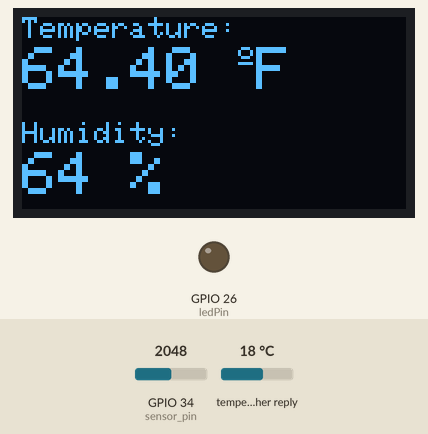
The sketch below on a simulated ESP32. Parts: 128×64 one-colour display, output pins drawn as LEDs (lit = HIGH). Inputs (shaded band) come from the test bench; at power-on: temperature in the weather reply 18 °C, GPIO 34 (sensor_pin) = 2048. WiFi joins after 1.5 s; servers stay silent unless stated; uploads are accepted with an empty reply; web services answer with replies made up by the test bench; what the sketch prints to the serial monitor is not drawn.

Above: at 10.8 s.
10.9 s: temperature in the weather reply set to -14 °C
At 22.1 s:
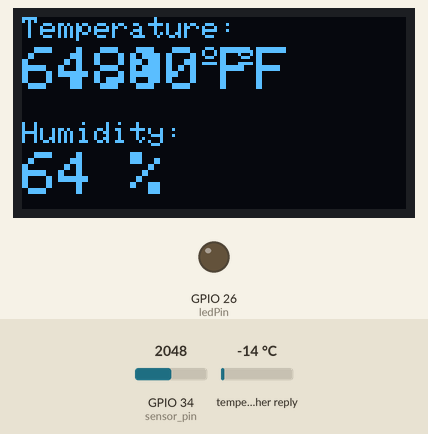
22.4 s: GPIO 34 (sensor_pin) set to 988
32.8 s: GPIO 34 (sensor_pin) set to 889
At 42.8 s:
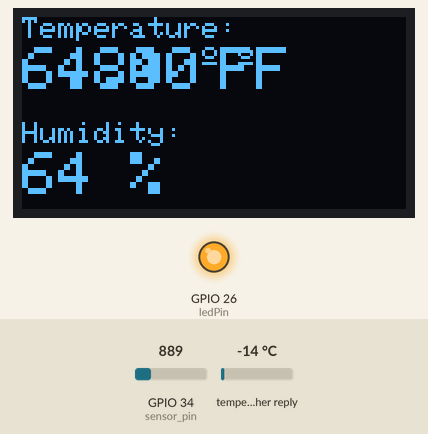
43.7 s: temperature in the weather reply set to -1 °C
At 53.7 s:
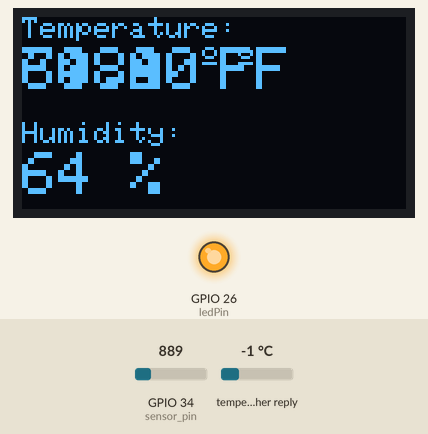
65.0 s: temperature in the weather reply set to 14 °C
At 75.4 s:
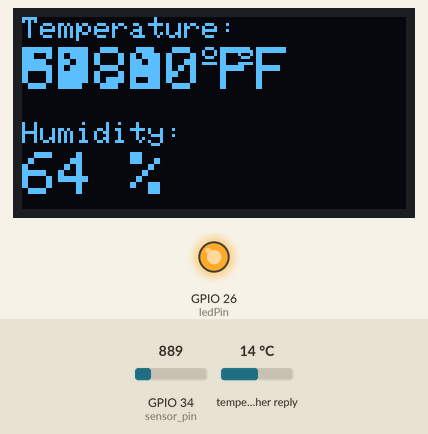
Timing chart, 0 to 76.8 s (numbered marks = the images above; inputs shaded):
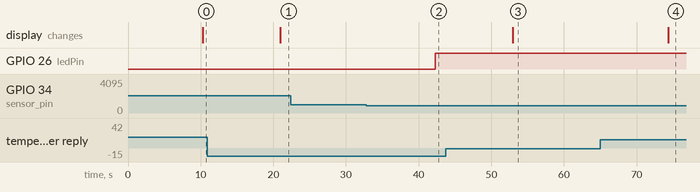

Measured:
- the behaviour switches between 960 and 959 on GPIO 34 (sensor_pin) (found by bisection; images 1 and 2)
- after the input at 10.9 s, the display: changes after 10.0 s (image 1)
- after the input at 22.4 s, every drawn part: stays the same
- after the input at 32.8 s, GPIO 26 (ledPin): LOW → HIGH after 9.5 s
- after the input at 43.7 s, the display: changes after 9.3 s (image 3)
- after the input at 65.0 s, the display: changes after 9.3 s (image 4)

The sketch:

finalCode.ino
```cpp
/*
  Project help from: https://RandomNerdTutorials.com/esp32-http-get-open-weather-map-thingspeak-arduino/ courtesy of Rui Santos
  His parts are getting the json file from weather map API
*/

#ifdef ESP32
  #include <WiFi.h>
  #include <HTTPClient.h>
#endif

#include <Wire.h>
//#include <Adafruit_Sensor.h>
//#include <Adafruit_BME280.h>
#include <Arduino_JSON.h>
#include <Adafruit_GFX.h>
#include <Adafruit_SSD1306.h>
//#include <Adafruit_Sensor.h>
//#include <DHT.h>
//#include <OneWire.h>
//#include <DallasTemperature.h>
#include "ESP32_MailClient.h"

#define SCREEN_WIDTH 128 // OLED display width, in pixels
#define SCREEN_HEIGHT 64 // OLED display height, in pixels

Adafruit_SSD1306 display(SCREEN_WIDTH, SCREEN_HEIGHT, &Wire, -1);

const char* serverNameThingspeak = "http://api.thingspeak.com/update";
String apiKey = "SIGKEDTCZRD4RW9H";


const char* ssid = "yaten";
const char* password = "9165433476";
const int ledPin = 26;
//Your Domain name with URL path or IP address with path
const char* serverName = "http://10.0.0.6/esp-post-data.php";
String openWeatherMapApiKey = "54e1767413527964af2fd5af043b2436";


// Keep this API Key value to be compatible with the PHP code provided in the project page.
// If you change the apiKeyValue value, the PHP file /esp-post-data.php also needs to have the same key
String apiKeyValue = "tPmAT5Ab3j7F9";
String sensorName = "Soil Moisture";
String sensorLocation = "Lincoln CA";
int sensor_pin = 34;
int value ;

/*#include <SPI.h>
#define BME_SCK 18
#define BME_MISO 19
#define BME_MOSI 23
#define BME_CS 5*/

#define SEALEVELPRESSURE_HPA (1013.25)

//Adafruit_BME280 bme;  // I2C
//Adafruit_BME280 bme(BME_CS);  // hardware SPI
//Adafruit_BME280 bme(BME_CS, BME_MOSI, BME_MISO, BME_SCK);  // software SPI

// the following variables are unsigned longs because the time, measured in
// milliseconds, will quickly become a bigger number than can be stored in an int.
unsigned long lastTime = 0;
// Timer set to 10 minutes (600000)
//unsigned long timerDelay = 600000;
// Set timer to 30 seconds (30000)
unsigned long timerDelay = 10000;
String jsonBuffer;
SMTPData data;
/*
String sendEmail(char *subject, char *sender, char *body, char *recipient, boolean htmlFormat) {
  data.setLogin(GMAIL_SMTP_SEVER, GMAIL_SMTP_PORT, GMAIL_SMTP_USERNAME, GMAIL_SMTP_PASSWORD);
  data.setSender(sender, GMAIL_SMTP_USERNAME);
  data.setSubject(subject);
  data.setMessage(body, htmlFormat);
  data.addRecipient(recipient);
  if (!MailClient.sendMail(data))
    return MailClient.smtpErrorReason();

  return "";
}
*/

void setup() {
  pinMode (ledPin, OUTPUT);
  Serial.begin(115200);

  if(!display.begin(SSD1306_SWITCHCAPVCC, 0x3C)) {
    Serial.println(F("SSD1306 allocation failed"));
    for(;;);
  }
  delay(2000);
  display.clearDisplay();
  display.setTextColor(WHITE);

  WiFi.begin(ssid, password);
  Serial.println("Connecting");
  while(WiFi.status() != WL_CONNECTED) {
    delay(500);
    Serial.print(".");
  }
  Serial.println("");
  Serial.print("Connected to WiFi network with IP Address: ");
  Serial.println(WiFi.localIP());
  /*
  // (you can also pass in a Wire library object like &Wire2)
  bool status = bme.begin(0x76);
  if (!status) {
    Serial.println("Could not find a valid BME280 sensor, check wiring or change I2C address!");
    while (1);
  }

  Serial.println("Timer set to 30 seconds (timerDelay variable), it will take 30 seconds before publishing the first reading.");
  */
}

void loop() {
  //Send an HTTP POST request every 10 minutes
  if ((millis() - lastTime) > timerDelay) {
    //Check WiFi connection status
    if(WiFi.status()== WL_CONNECTED){
      HTTPClient http;
      String serverPath = "http://api.openweathermap.org/data/2.5/weather?id=5366375&appid=54e1767413527964af2fd5af043b2436";
      jsonBuffer = httpGETRequest(serverPath.c_str());
      Serial.println(jsonBuffer);
      JSONVar myObject = JSON.parse(jsonBuffer);

      // JSON.typeof(jsonVar) can be used to get the type of the var
      if (JSON.typeof(myObject) == "undefined") {
        Serial.println("Parsing input failed!");
        return;
      }
      value= analogRead(sensor_pin);
      value = map(value,0,3200,0,100);

      if(value < 30) {
        digitalWrite (ledPin, HIGH);
      } else  {
        digitalWrite (ledPin, LOW);
      }

      String value_str = String(value);

      // Your Domain name with URL path or IP address with path
      http.begin(serverName);

      // Specify content-type header
      http.addHeader("Content-Type", "application/x-www-form-urlencoded");
      String temperature = JSON.stringify(myObject["main"]["temp"]);
      float tempFahr = temperature.toFloat();
      tempFahr = tempFahr - 273.15;
      tempFahr = (tempFahr*(9.0/5.0)) + 32;
      temperature = String(tempFahr);
      /*
      if (tempFahr < 50.0) {
        sprintf(body, "<h2>Too Cold, Protect Plants</h2><br/><p><b>Temperature (°C)</b>: <font color='red'>%.2f</font></p><br/><p><b>Humidity (%)</b>: <font color='blue'>%.2f</font></p>", temperature, JSON.stringify(myObject["main"]["humidity"]));
        String result = sendEmail("Sensor data", "ESP32", body, "gtemp962@gmail.com", true);
      }
      */

        // display temperature
      display.setTextSize(1);
      display.setCursor(0,0);
      display.print("Temperature: ");
      display.setTextSize(2);
      display.setCursor(0,10);
      display.print(tempFahr);
      display.print(" ");
      display.setTextSize(1);
      display.cp437(true);
      display.write(167);
      display.setTextSize(2);
      display.print("F");

      // display humidity
      display.setTextSize(1);
      display.setCursor(0, 35);
      display.print("Humidity: ");
      display.setTextSize(2);
      display.setCursor(0, 45);
      display.print(JSON.stringify(myObject["main"]["humidity"]));
      display.print(" %");

      display.display();

      Serial.print("tempFahr");
      Serial.println(tempFahr);

      // Prepare your HTTP POST request data
      String httpRequestData = "api_key=" + apiKeyValue + "&sensor=" + sensorName
                            + "&location=" + sensorLocation + "&value1=" + temperature
                            + "&value2=" + JSON.stringify(myObject["main"]["humidity"])
                            + "&value3=" + JSON.stringify(myObject["main"]["pressure"]) +
                            "&value4=" + value_str + "&value5=" + JSON.stringify(myObject["wind"]["speed"]) + "";
      Serial.print("httpRequestData: ");
      Serial.println(httpRequestData);

      // You can comment the httpRequestData variable above
      // then, use the httpRequestData variable below (for testing purposes without the BME280 sensor)
      //String httpRequestData = "api_key=tPmAT5Ab3j7F9&sensor=BME280&location=Office&value1=24.75&value2=49.54&value3=1005.14";

      // Send HTTP POST request
      int httpResponseCode = http.POST(httpRequestData);

      // If you need an HTTP request with a content type: text/plain
      //http.addHeader("Content-Type", "text/plain");
      //int httpResponseCode = http.POST("Hello, World!");

      // If you need an HTTP request with a content type: application/json, use the following:
      //http.addHeader("Content-Type", "application/json");
      //int httpResponseCode = http.POST("{\"value1\":\"19\",\"value2\":\"67\",\"value3\":\"78\"}");

      if (httpResponseCode>0) {
        Serial.print("HTTP Response code: ");
        Serial.println(httpResponseCode);
      }
      else {
        Serial.print("Error code: ");
        Serial.println(httpResponseCode);
      }
      // Free resources
      http.end();
      http.begin(serverNameThingspeak);
      http.addHeader("Content-Type", "application/x-www-form-urlencoded");
      httpRequestData = "api_key=" + apiKey + "&field1=" + temperature;
      httpResponseCode = http.POST(httpRequestData);
      http.end();
      Serial.print("HTTP Response code: ");
      Serial.println(httpResponseCode);
    }
    else {
      Serial.println("WiFi Disconnected");
    }
    lastTime = millis();


  }
}

String httpGETRequest(const char* serverName) {
  HTTPClient http;

  // Your IP address with path or Domain name with URL path
  http.begin(serverName);

  // Send HTTP POST request
  int httpResponseCode = http.GET();

  String payload = "{}";

  if (httpResponseCode>0) {
    Serial.print("HTTP Response code: ");
    Serial.println(httpResponseCode);
    payload = http.getString();
  }
  else {
    Serial.print("Error code: ");
    Serial.println(httpResponseCode);
  }
  // Free resources
  http.end();

  return payload;
}
```
